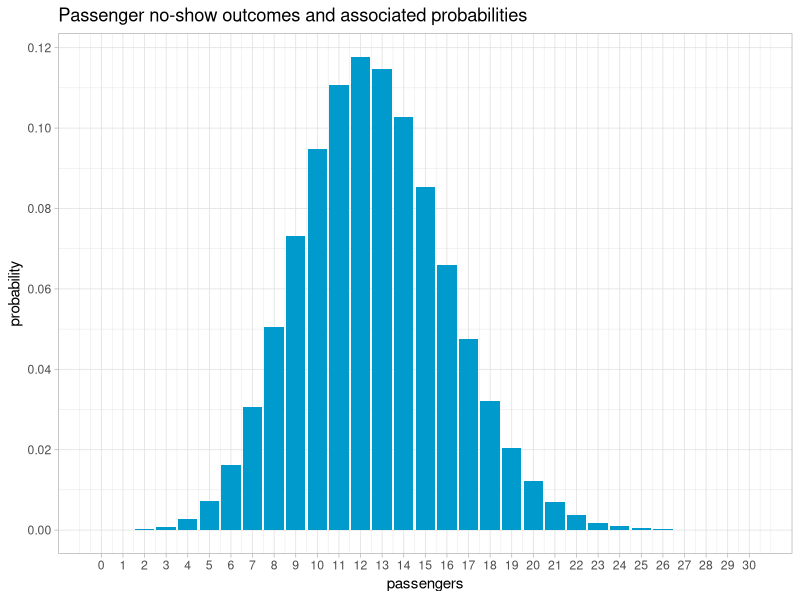

Reproduce this figure in R.
      ##### Binomial Model #####
library(tidyverse)

# Binomial distribution functions:
   # - rbinom: for simulating binomial outcomes
   # - dbinom: for calculating the probability of a specific outcome
   # - pbinom: for calculating cumulative probabilities for a range of outcomes

##### Example: binomial for airline no shows #####
# Parameters
p = 0.09      # this is the 'prob' argument for the binom functions^^
n = 140       # this is the 'size' argument for the binom functions^^

# simulate 5 random flights with rbinom()
rbinom(5, n , p)

# visualizing the entire PMF (probability mass function)
# use the tibble() function to create a data frame with two columns:
         # a range of outcomes for the number of no-shows
         # and their associated probabilities from the dbinom() function
airlines = tibble(k=0:30,
                  prob=dbinom(k, size=140, prob=0.09))
airlines

# visualize the probability distribution
ggplot(airlines) + 
   geom_col(aes(x=k, y=prob), fill = 'deepskyblue3') +
   scale_x_continuous("passengers", breaks=seq(0, 30, 1)) +
   scale_y_continuous("probability", breaks=seq(0, 0.12, 0.02)) +
      ggtitle("Passenger no-show outcomes and associated probabilities") + 
         theme_light()
   
# what is the expected value of this Binomial random variable? (i.e., 
# the number of no-shows) = n*p  
n*p 

# what is the standard deviation of this Binomial random variable?
# sqrt(n*p*(1-p))

(n*p*(1-p)) %>% sqrt()


   ##### key Binomial functions #####

# dbinom():  probability of a SPECIFIC outcome, e.g., 7 or 15?
# this is the probability mass function of the binomial, i.e. P(X = k)
# for various possible outcomes k
                     # 3.1% chance of 7 no shows
                     # 8.5% chance of 15 no shows

dbinom(7, n, p)
dbinom(15, n, p)
# pbinom(): probability of a RANGE of outcomes, e.g., more than 15 or at most 7? 
# cumulative tail probabilities, P(X <= k)
                     # 5.8% chance of 7 OR FEWER no shows
                     # 80.1% chance of 15 OR FEWER no shows
pbinom(7,n,p)
pbinom(15, n, p)
# Suppose you're 12th on the standby list.
# You need at least 12 passengers with seats to no-show.
# What is P(X >= 12)?

#  First, use pbinom to calculate P(X <= 11).

pbinom(11, n, p)
1 - .386783

# Now use the Negation Rule (from Day 3!)
# i.e., the fact that P(X >= 12) = 1-P(X <= 11)

pbinom(11, n, p, lower.tail = FALSE)

# Shortcut: you can also use lower.tail = FALSE
# This gives P(X > k) for a specific input value k



   ### What assumptions are we making when we use the Binomial model?
   ### Do these assumptions make sense in the context of flight no-shows?
